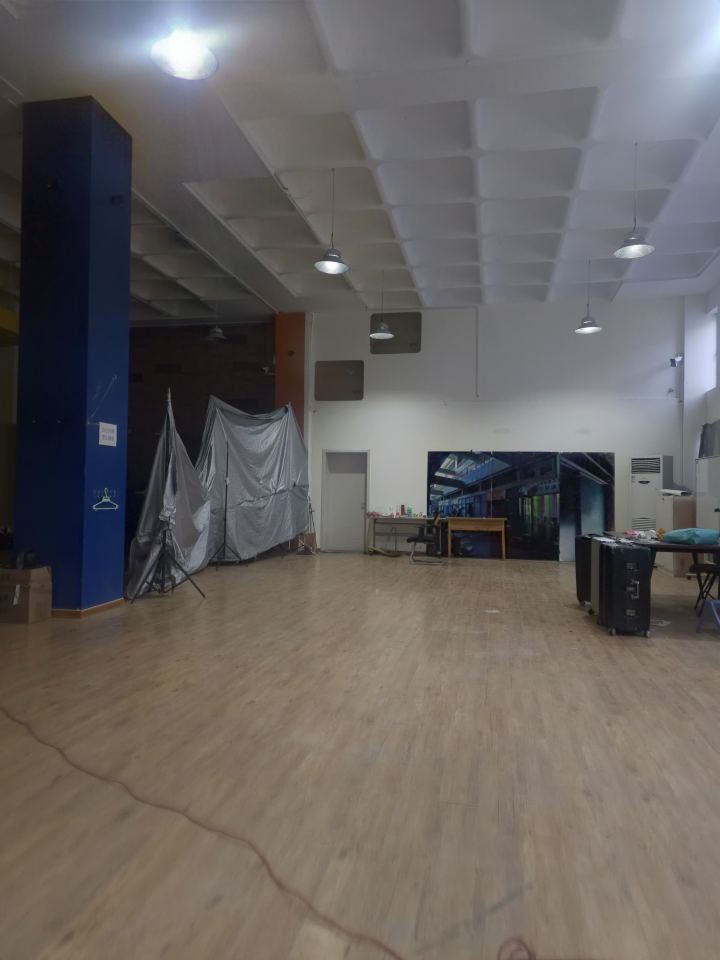
#> input picture op_test/000449.png, 1440 x 1920 px, given as the content of the folder op_test/000449.png, which was not available (shown at 1/2 size)
$ python -i generation_patches.py   (imports and definitions only)
#> lines starting #> are read from the running program, lines starting #| are printed output that depends on the picture; pictures that were not available may be replaced by others from this repository, and a replacement may not be noted
import os
from glob import glob
import shutil
from turtle import width
from PIL import Image
import numpy as np
from tqdm import tqdm
import cv2


# [27 lines left out: functions image_analysis, check_patches, not called in this run]


from PIL import Image
import os
from glob import glob


def make_patches(input_path, output_path, patch_size = 512):
#> called with input_path = 'op_test/000449.png', output_path = 'out.png', patch_size = 512
    imgs = glob(input_path + '/*')
    os.makedirs(output_path, exist_ok=True)

    for img in tqdm(imgs):
        image = Image.open(img).convert('RGB')
#> image is the input picture: PIL image 1440x1920 RGB; mean R, G, B 103.2, 98.6, 96.5
        image = np.array(image)
        height, width, _ = image.shape
#> height = 1920; width = 1440

        for i in range(0, width, patch_size):
            for j in range(0, height, patch_size):
                box = (i, j, i+patch_size, j+patch_size)
                # patch = image.crop(box)
                # patch.save(output_path + '/' + img.split('/')[-1].split('.')[0] + '_{}_{}.png'.format(j,i))
                patch = image[j:j+patch_size, i:i+patch_size]
                os.makedirs(output_path + '/' + img.split('/')[-1].split('.')[0] , exist_ok=True)
                cv2.imwrite(output_path + '/' + img.split('/')[-1].split('.')[0] + '/' + img.split('/')[-1].split('.')[0] + '_{}_{}.png'.format(j,i), patch)
#> this loop made 3 passes
#> pass 1, in make_patches, `cv2.imwrite(output_path + '/' + img.split('/')[-1].split('.')[0] + '/'..`:
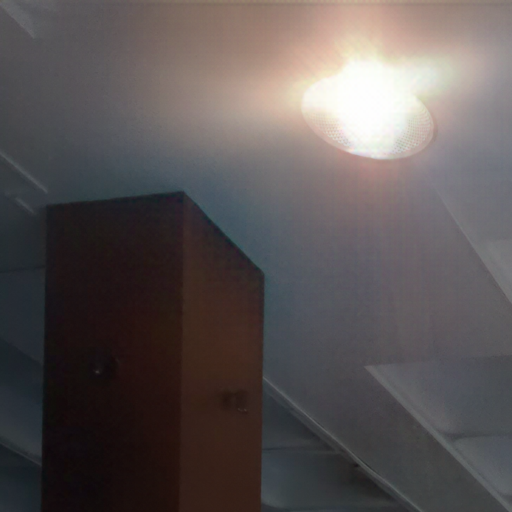
#> saved as 000449_0_0.png: shape (512, 512, 3); mean B, G, R 84.8, 84.9, 91.5
#> pass 1, in make_patches, `cv2.imwrite(output_path + '/' + img.split('/')[-1].split('.')[0] + '/'..`:
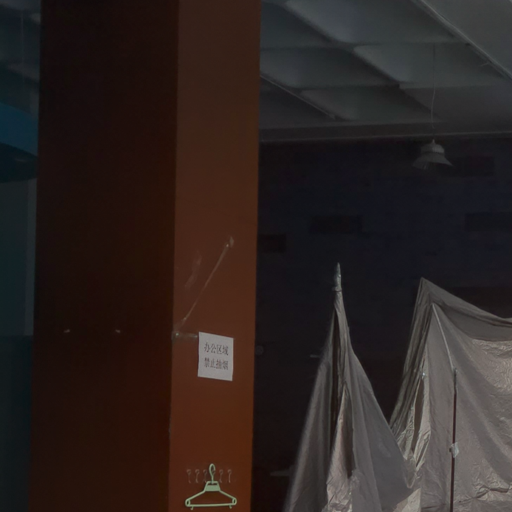
#> saved as 000449_512_0.png: shape (512, 512, 3); mean B, G, R 33.5, 35.8, 45.3
#> pass 1, in make_patches, `cv2.imwrite(output_path + '/' + img.split('/')[-1].split('.')[0] + '/'..`:
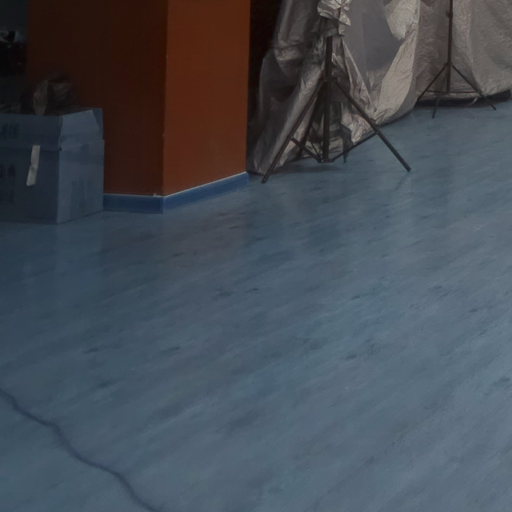
#> saved as 000449_1024_0.png: shape (512, 512, 3); mean B, G, R 85.3, 76.6, 70
#> pass 1, in make_patches, `cv2.imwrite(output_path + '/' + img.split('/')[-1].split('.')[0] + '/'..`:
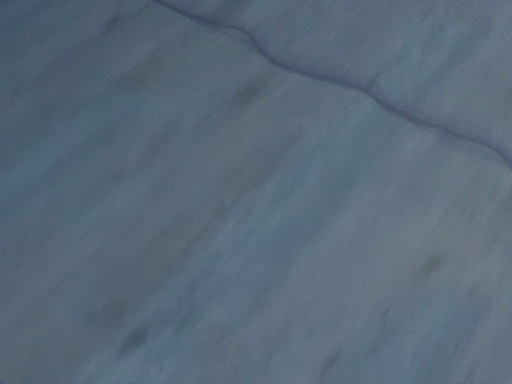
#> saved as 000449_1536_0.png: shape (384, 512, 3); mean B, G, R 120.3, 105.4, 88


# [50 lines left out: function concat_patches, not called in this run]


import shutil
def cleandir(path):
    shutil.rmtree(path)

# [25 lines not run here, left out]

>>> result = make_patches('op_test/000449.png', 'out.png')
